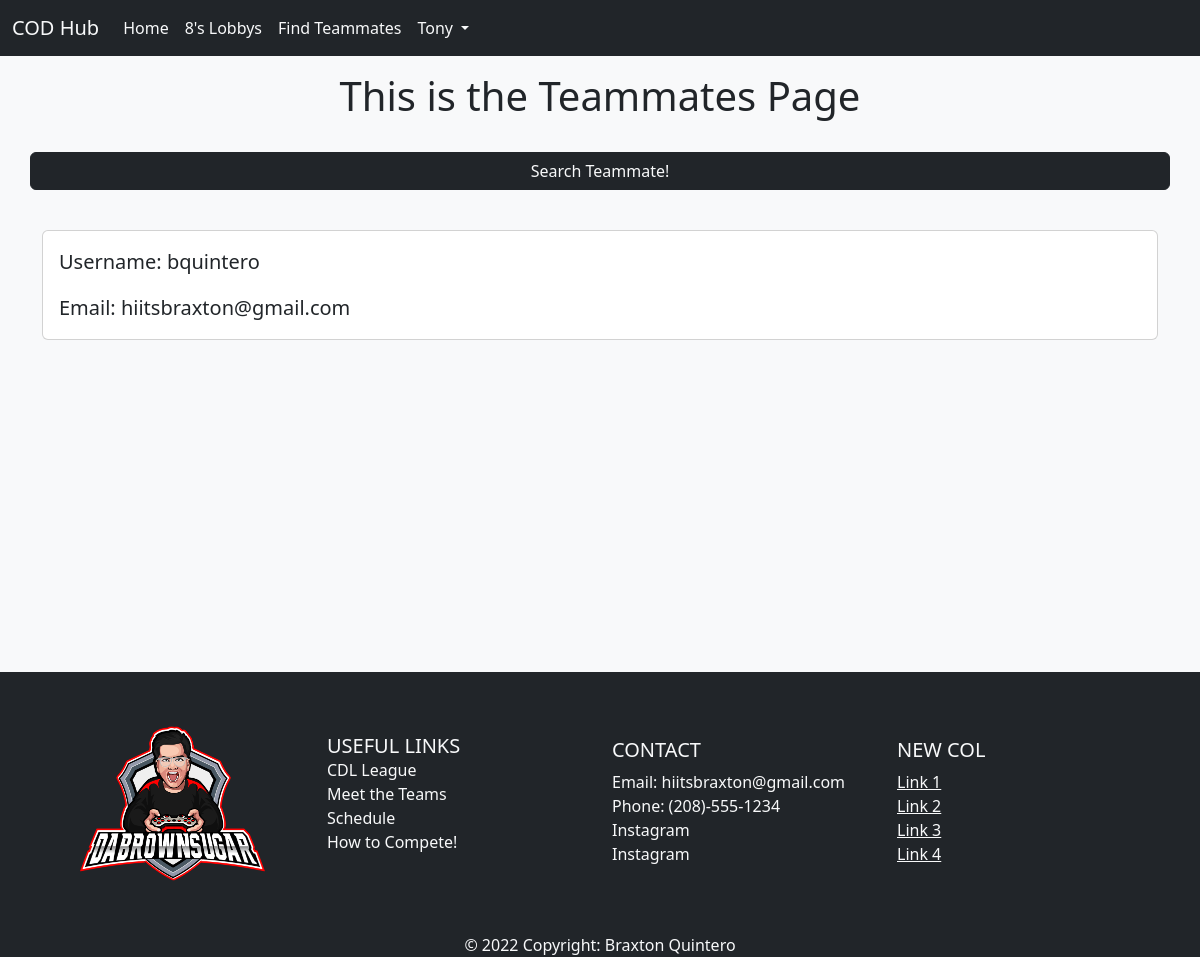
Page /teammates/1 (signed in) on the committed database.
### app/models.py (models this page shows, shortened)
class User(db.Model, UserMixin):
    id = db.Column(db.Integer, primary_key=True)
    email = db.Column(db.String(50), nullable=False, unique=True)
    username = db.Column(db.String(50), nullable=False, unique=True)
    password = db.Column(db.String(256), nullable=False)
    date_created = db.Column(db.DateTime, nullable=False, default=datetime.utcnow)

### app/routes.py (the view)
@app.route("/teammates/<user_id>", methods= ["GET", "POST"])
@login_required
def teammates(user_id):
    user = User.query.get(user_id)
    return render_template('teammates.html', user=user)

### app/models.py (called while the page is built)
@login.user_loader
def load_user(user_id):
    return User.query.get(user_id)

### app/templates/teammates.html (shortened to what this page needs)
{% extends "base.html" %}
{% block content %}
<div class="row align-items-center justify-content-evenly text-center mt-3">
    <h1>This is the Teammates Page</h1>
    <a href="{{ url_for('search_teammates') }}" class="btn btn-dark my-4 text-light">Search Teammate!</a>
</div>
<div class="card my-3">
    <div class="card-body">
    <blockquote class="blockquote mb-0">
        <p>Username: {{ user.username }}</p>
        <p>Email: {{ user.email }}</p>
    </blockquote>
    </div>
</div>
{% endblock content %}

### app/templates/navbar.html (shortened to what this page needs)
  <nav class="navbar navbar-expand-lg bg-dark">
    <div class="container-fluid">
      <a class="navbar-brand text-light">COD Hub</a>
      <div class="collapse navbar-collapse justify-content-start" id="navbarNavDropdown">
        <ul class="navbar-nav">
          <li class="nav-item">
            <a class="nav-link active text-light" aria-current="page" href="{{ url_for('index') }}">Home</a>
          </li>
          {% if current_user.is_authenticated %}
          <li class="nav-item">
            <a class="nav-link active text-light" aria-current="page" href="{{ url_for('eights') }}">8's Lobbys</a>
          </li>
          <li class="nav-item">
            <a class="nav-link active text-light" aria-current="page" href="{{ url_for('search_teammates') }}">Find Teammates</a>
          </li>
          <li class="nav-item dropdown text-light">
            <a class="nav-link active dropdown-toggle text-light" href="#" role="button" data-bs-toggle="dropdown" aria-expanded="false">
              {{ current_user.username }}
            </a>
          </li>
          {% endif %}
        </ul>
      </div>
    </div>
  </nav>

### rows in the picture
User: username "Tony"
User: username "bquintero", email "hiitsbraxton@gmail.com"
